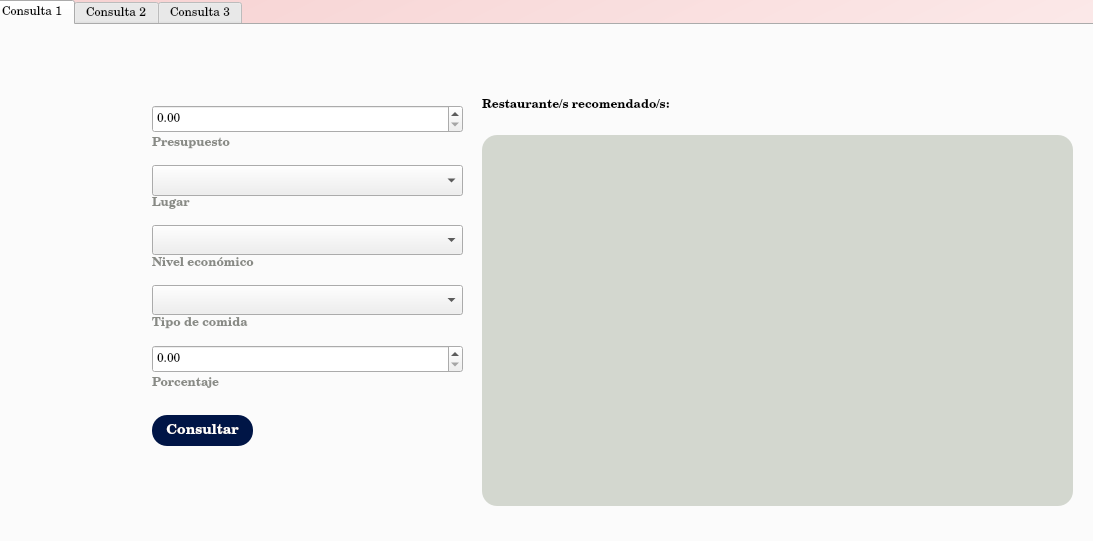
<?xml version="1.0" encoding="UTF-8"?>
<ui version="4.0">
 <class>Dialog</class>
 <widget class="QDialog" name="Dialog">
  <property name="geometry">
   <rect>
    <x>0</x>
    <y>0</y>
    <width>1093</width>
    <height>541</height>
   </rect>
  </property>
  <property name="windowTitle">
   <string>Restaurantes</string>
  </property>
  <property name="styleSheet">
   <string notr="true"/>
  </property>
  <widget class="QTabWidget" name="tabWidget_2">
   <property name="geometry">
    <rect>
     <x>-10</x>
     <y>0</y>
     <width>1111</width>
     <height>561</height>
    </rect>
   </property>
   <property name="font">
    <font>
     <family>Century Schoolbook L</family>
    </font>
   </property>
   <property name="styleSheet">
    <string notr="true">QPushButton{
border-radius: 20px;
background-color: transparent;
color: rgb(0,0,0);
font-family: Century SchoolBook L;
font-weight: bold;

}</string>
   </property>
   <property name="currentIndex">
    <number>0</number>
   </property>
   <widget class="QWidget" name="tab_2">
    <attribute name="title">
     <string>Consulta 1</string>
    </attribute>
    <widget class="QWidget" name="">
     <property name="geometry">
      <rect>
       <x>70</x>
       <y>60</y>
       <width>71</width>
       <height>311</height>
      </rect>
     </property>
     <layout class="QVBoxLayout" name="verticalLayout_icons">
      <item>
       <widget class="QPushButton" name="pushButton_budgetIcon">
        <property name="font">
         <font>
          <family>Century SchoolBook L</family>
          <weight>75</weight>
          <bold>true</bold>
         </font>
        </property>
        <property name="text">
         <string/>
        </property>
        <property name="icon">
         <iconset>
          <normaloff>../resources/budget_icon.png</normaloff>../resources/budget_icon.png</iconset>
        </property>
        <property name="iconSize">
         <size>
          <width>32</width>
          <height>32</height>
         </size>
        </property>
       </widget>
      </item>
      <item>
       <widget class="QPushButton" name="pushButton_cityIcon">
        <property name="text">
         <string/>
        </property>
        <property name="icon">
         <iconset>
          <normaloff>../resources/city_icon.png</normaloff>../resources/city_icon.png</iconset>
        </property>
        <property name="iconSize">
         <size>
          <width>32</width>
          <height>32</height>
         </size>
        </property>
       </widget>
      </item>
      <item>
       <widget class="QPushButton" name="pushButton_economyIcon">
        <property name="text">
         <string/>
        </property>
        <property name="icon">
         <iconset>
          <normaloff>../resources/economy_icon.png</normaloff>../resources/economy_icon.png</iconset>
        </property>
        <property name="iconSize">
         <size>
          <width>32</width>
          <height>32</height>
         </size>
        </property>
       </widget>
      </item>
      <item>
       <widget class="QPushButton" name="pushButton_foodIcon">
        <property name="text">
         <string/>
        </property>
        <property name="icon">
         <iconset>
          <normaloff>../resources/food_icon.png</normaloff>../resources/food_icon.png</iconset>
        </property>
        <property name="iconSize">
         <size>
          <width>32</width>
          <height>32</height>
         </size>
        </property>
       </widget>
      </item>
      <item>
       <widget class="QPushButton" name="pushButton_porcentageIcon">
        <property name="text">
         <string/>
        </property>
        <property name="icon">
         <iconset>
          <normaloff>../resources/porcentage_icon.png</normaloff>../resources/porcentage_icon.png</iconset>
        </property>
        <property name="iconSize">
         <size>
          <width>28</width>
          <height>28</height>
         </size>
        </property>
       </widget>
      </item>
     </layout>
    </widget>
    <widget class="QLabel" name="label_budget_restaurant">
     <property name="geometry">
      <rect>
       <x>160</x>
       <y>110</y>
       <width>101</width>
       <height>17</height>
      </rect>
     </property>
     <property name="styleSheet">
      <string notr="true">font-family: Century SchoolBook L;
color: rgb(136, 138, 133);
background: transparent;
border: none;
font-weight: bold;</string>
     </property>
     <property name="text">
      <string>Presupuesto</string>
     </property>
    </widget>
    <widget class="QComboBox" name="comboBox_3">
     <property name="geometry">
      <rect>
       <x>160</x>
       <y>260</y>
       <width>311</width>
       <height>30</height>
      </rect>
     </property>
    </widget>
    <widget class="QLabel" name="label_economy_level_restaurant">
     <property name="geometry">
      <rect>
       <x>160</x>
       <y>230</y>
       <width>131</width>
       <height>17</height>
      </rect>
     </property>
     <property name="styleSheet">
      <string notr="true">font-family: Century SchoolBook L;
color: rgb(136, 138, 133);
background: transparent;
border: none;
font-weight: bold;</string>
     </property>
     <property name="text">
      <string>Nivel económico</string>
     </property>
    </widget>
    <widget class="QLabel" name="label_type_of_food_restaurant">
     <property name="geometry">
      <rect>
       <x>160</x>
       <y>290</y>
       <width>121</width>
       <height>17</height>
      </rect>
     </property>
     <property name="styleSheet">
      <string notr="true">font-family: Century SchoolBook L;
color: rgb(136, 138, 133);
background: transparent;
border: none;
font-weight: bold;</string>
     </property>
     <property name="text">
      <string>Tipo de comida</string>
     </property>
    </widget>
    <widget class="QComboBox" name="comboBox_city_restaurant">
     <property name="geometry">
      <rect>
       <x>160</x>
       <y>200</y>
       <width>311</width>
       <height>30</height>
      </rect>
     </property>
     <property name="currentText">
      <string/>
     </property>
    </widget>
    <widget class="QLabel" name="label_city_restaurant">
     <property name="geometry">
      <rect>
       <x>160</x>
       <y>170</y>
       <width>61</width>
       <height>17</height>
      </rect>
     </property>
     <property name="styleSheet">
      <string notr="true">font-family: Century SchoolBook L;
color: rgb(136, 138, 133);
background: transparent;
border: none;
font-weight: bold;</string>
     </property>
     <property name="text">
      <string>Lugar</string>
     </property>
    </widget>
    <widget class="QLabel" name="label_porcentage_restaurant">
     <property name="geometry">
      <rect>
       <x>160</x>
       <y>350</y>
       <width>91</width>
       <height>17</height>
      </rect>
     </property>
     <property name="styleSheet">
      <string notr="true">font-family: Century SchoolBook L;
color: rgb(136, 138, 133);
background: transparent;
border: none;
font-weight: bold;</string>
     </property>
     <property name="text">
      <string>Porcentaje</string>
     </property>
    </widget>
    <widget class="QLabel" name="label_restaurant">
     <property name="geometry">
      <rect>
       <x>490</x>
       <y>60</y>
       <width>241</width>
       <height>41</height>
      </rect>
     </property>
     <property name="font">
      <font>
       <family>Century Schoolbook L</family>
       <weight>75</weight>
       <bold>true</bold>
      </font>
     </property>
     <property name="styleSheet">
      <string notr="true">background-color: transparent;</string>
     </property>
     <property name="text">
      <string>Restaurante/s recomendado/s:</string>
     </property>
    </widget>
    <widget class="QPushButton" name="pushButton_consult_restaurant">
     <property name="geometry">
      <rect>
       <x>160</x>
       <y>390</y>
       <width>101</width>
       <height>31</height>
      </rect>
     </property>
     <property name="font">
      <font>
       <family>CenturySchoolBook L</family>
       <pointsize>-1</pointsize>
       <weight>75</weight>
       <bold>true</bold>
      </font>
     </property>
     <property name="styleSheet">
      <string notr="true">QPushButton{
border-radius: 15px;
background-color: rgb(0, 21, 70);
color: rgb(255,255,255);
font-weight: bold;
font-family: CenturySchoolBook L;
font-size: 14px;
}


QPushButton:hover{
	background-color: rgb(114, 159, 207);

}</string>
     </property>
     <property name="text">
      <string>Consultar</string>
     </property>
    </widget>
    <widget class="QComboBox" name="comboBox_city_restaurant_2">
     <property name="geometry">
      <rect>
       <x>160</x>
       <y>140</y>
       <width>311</width>
       <height>31</height>
      </rect>
     </property>
     <property name="currentText">
      <string/>
     </property>
    </widget>
    <widget class="QDoubleSpinBox" name="doubleSpinBox_2">
     <property name="geometry">
      <rect>
       <x>160</x>
       <y>80</y>
       <width>311</width>
       <height>28</height>
      </rect>
     </property>
     <property name="font">
      <font>
       <family>Century Schoolbook L</family>
       <weight>50</weight>
       <bold>false</bold>
      </font>
     </property>
     <property name="styleSheet">
      <string notr="true"/>
     </property>
     <property name="maximum">
      <double>100.000000000000000</double>
     </property>
    </widget>
    <widget class="QDoubleSpinBox" name="doubleSpinBox_3">
     <property name="geometry">
      <rect>
       <x>160</x>
       <y>320</y>
       <width>311</width>
       <height>28</height>
      </rect>
     </property>
     <property name="font">
      <font>
       <family>Century Schoolbook L</family>
       <weight>50</weight>
       <bold>false</bold>
      </font>
     </property>
     <property name="styleSheet">
      <string notr="true"/>
     </property>
     <property name="maximum">
      <double>100.000000000000000</double>
     </property>
    </widget>
    <widget class="QLabel" name="label_result_disco_recommended_2">
     <property name="geometry">
      <rect>
       <x>490</x>
       <y>110</y>
       <width>591</width>
       <height>371</height>
      </rect>
     </property>
     <property name="styleSheet">
      <string notr="true">QLabel{
font-family: Century SchoolBook L;
border-radius: 15px;
background-color: rgb(211, 215, 207);
color: rgb(0,0,0);
}</string>
     </property>
     <property name="text">
      <string/>
     </property>
    </widget>
    <zorder></zorder>
    <zorder>label_budget_restaurant</zorder>
    <zorder>comboBox_3</zorder>
    <zorder>label_economy_level_restaurant</zorder>
    <zorder>label_type_of_food_restaurant</zorder>
    <zorder>comboBox_city_restaurant</zorder>
    <zorder>label_city_restaurant</zorder>
    <zorder>label_porcentage_restaurant</zorder>
    <zorder>pushButton_consult_restaurant</zorder>
    <zorder>comboBox_city_restaurant_2</zorder>
    <zorder>doubleSpinBox_2</zorder>
    <zorder>label_restaurant</zorder>
    <zorder>doubleSpinBox_3</zorder>
    <zorder>label_result_disco_recommended_2</zorder>
   </widget>
   <widget class="QWidget" name="tab_4">
    <attribute name="title">
     <string>Consulta 2</string>
    </attribute>
    <widget class="QComboBox" name="comboBox_name_of_restaurant">
     <property name="geometry">
      <rect>
       <x>180</x>
       <y>70</y>
       <width>271</width>
       <height>31</height>
      </rect>
     </property>
     <property name="currentText">
      <string/>
     </property>
    </widget>
    <widget class="QLabel" name="label_name_of_restaurant">
     <property name="geometry">
      <rect>
       <x>180</x>
       <y>110</y>
       <width>171</width>
       <height>17</height>
      </rect>
     </property>
     <property name="styleSheet">
      <string notr="true">font-family: Century SchoolBook L;
color: rgb(136, 138, 133);
background: transparent;
border: none;
font-weight: bold;</string>
     </property>
     <property name="text">
      <string>Nombre restaurante</string>
     </property>
    </widget>
    <widget class="QPushButton" name="pushButton_foodIcon_restaurant_2">
     <property name="geometry">
      <rect>
       <x>110</x>
       <y>70</y>
       <width>69</width>
       <height>32</height>
      </rect>
     </property>
     <property name="text">
      <string/>
     </property>
     <property name="icon">
      <iconset>
       <normaloff>../resources/food_icon.png</normaloff>../resources/food_icon.png</iconset>
     </property>
     <property name="iconSize">
      <size>
       <width>32</width>
       <height>32</height>
      </size>
     </property>
    </widget>
    <widget class="QPushButton" name="pushButton_consult_restaurant_2">
     <property name="geometry">
      <rect>
       <x>180</x>
       <y>150</y>
       <width>101</width>
       <height>31</height>
      </rect>
     </property>
     <property name="font">
      <font>
       <family>CenturySchoolBook L</family>
       <pointsize>-1</pointsize>
       <weight>75</weight>
       <bold>true</bold>
      </font>
     </property>
     <property name="styleSheet">
      <string notr="true">QPushButton{
border-radius: 15px;
background-color: rgb(0, 21, 70);
color: rgb(255,255,255);
font-weight: bold;
font-family: CenturySchoolBook L;
font-size: 14px;
}


QPushButton:hover{
	background-color: rgb(114, 159, 207);

}</string>
     </property>
     <property name="text">
      <string>Consultar</string>
     </property>
    </widget>
    <widget class="QLabel" name="label_restaurant_2">
     <property name="geometry">
      <rect>
       <x>490</x>
       <y>50</y>
       <width>241</width>
       <height>41</height>
      </rect>
     </property>
     <property name="font">
      <font>
       <family>Century Schoolbook L</family>
       <weight>75</weight>
       <bold>true</bold>
      </font>
     </property>
     <property name="styleSheet">
      <string notr="true">background-color: transparent;</string>
     </property>
     <property name="text">
      <string>Sector/es restaurante/s:</string>
     </property>
    </widget>
    <widget class="QLabel" name="label_result_restaurant_recommended">
     <property name="geometry">
      <rect>
       <x>490</x>
       <y>100</y>
       <width>591</width>
       <height>371</height>
      </rect>
     </property>
     <property name="styleSheet">
      <string notr="true">QLabel{
font-family: Century SchoolBook L;
border-radius: 15px;
background-color: rgb(211, 215, 207);
color: rgb(0,0,0);
}</string>
     </property>
     <property name="text">
      <string/>
     </property>
    </widget>
   </widget>
   <widget class="QWidget" name="tab">
    <attribute name="title">
     <string>Consulta 3</string>
    </attribute>
    <widget class="QLabel" name="label_budget_restaurant_3">
     <property name="geometry">
      <rect>
       <x>190</x>
       <y>110</y>
       <width>171</width>
       <height>17</height>
      </rect>
     </property>
     <property name="styleSheet">
      <string notr="true">font-family: Century SchoolBook L;
color: rgb(136, 138, 133);
background: transparent;
border: none;
font-weight: bold;</string>
     </property>
     <property name="text">
      <string>Nombre evento</string>
     </property>
    </widget>
    <widget class="QComboBox" name="comboBox_city_restaurant_4">
     <property name="geometry">
      <rect>
       <x>190</x>
       <y>70</y>
       <width>271</width>
       <height>31</height>
      </rect>
     </property>
     <property name="currentText">
      <string/>
     </property>
    </widget>
    <widget class="QPushButton" name="pushButton_budget_icon">
     <property name="geometry">
      <rect>
       <x>100</x>
       <y>150</y>
       <width>91</width>
       <height>51</height>
      </rect>
     </property>
     <property name="styleSheet">
      <string notr="true">QPushButton{
border-radius: 20px;
background-color: transparent;
color: rgb(0,0,0);
font-family: Century SchoolBook L;
font-weight: bold;

}</string>
     </property>
     <property name="text">
      <string/>
     </property>
     <property name="icon">
      <iconset>
       <normaloff>../resources/budget_icon.png</normaloff>../resources/budget_icon.png</iconset>
     </property>
     <property name="iconSize">
      <size>
       <width>32</width>
       <height>32</height>
      </size>
     </property>
    </widget>
    <widget class="QLabel" name="label_budget_restaurant_4">
     <property name="geometry">
      <rect>
       <x>190</x>
       <y>190</y>
       <width>171</width>
       <height>17</height>
      </rect>
     </property>
     <property name="styleSheet">
      <string notr="true">font-family: Century SchoolBook L;
color: rgb(136, 138, 133);
background: transparent;
border: none;
font-weight: bold;</string>
     </property>
     <property name="text">
      <string>Presupuesto</string>
     </property>
    </widget>
    <widget class="QDoubleSpinBox" name="doubleSpinBox_4">
     <property name="geometry">
      <rect>
       <x>190</x>
       <y>160</y>
       <width>271</width>
       <height>28</height>
      </rect>
     </property>
     <property name="font">
      <font>
       <family>Century Schoolbook L</family>
       <weight>50</weight>
       <bold>false</bold>
      </font>
     </property>
     <property name="styleSheet">
      <string notr="true"/>
     </property>
     <property name="maximum">
      <double>100.000000000000000</double>
     </property>
    </widget>
    <widget class="QSpinBox" name="spinBox_hour_restaurant_3">
     <property name="geometry">
      <rect>
       <x>190</x>
       <y>250</y>
       <width>271</width>
       <height>26</height>
      </rect>
     </property>
    </widget>
    <widget class="QLabel" name="label_hour_restaurant_3">
     <property name="geometry">
      <rect>
       <x>190</x>
       <y>280</y>
       <width>171</width>
       <height>17</height>
      </rect>
     </property>
     <property name="styleSheet">
      <string notr="true">font-family: Century SchoolBook L;
color: rgb(136, 138, 133);
background: transparent;
border: none;
font-weight: bold;</string>
     </property>
     <property name="text">
      <string>Hora cierre</string>
     </property>
    </widget>
    <widget class="QPushButton" name="pushButton_event_icon">
     <property name="geometry">
      <rect>
       <x>100</x>
       <y>60</y>
       <width>91</width>
       <height>51</height>
      </rect>
     </property>
     <property name="styleSheet">
      <string notr="true">QPushButton{
border-radius: 20px;
background-color: transparent;
color: rgb(0,0,0);
font-family: Century SchoolBook L;
font-weight: bold;

}</string>
     </property>
     <property name="text">
      <string/>
     </property>
     <property name="icon">
      <iconset>
       <normaloff>../resources/event_icon.png</normaloff>../resources/event_icon.png</iconset>
     </property>
     <property name="iconSize">
      <size>
       <width>32</width>
       <height>32</height>
      </size>
     </property>
    </widget>
    <widget class="QPushButton" name="pushButton_hour_icon">
     <property name="geometry">
      <rect>
       <x>100</x>
       <y>240</y>
       <width>91</width>
       <height>51</height>
      </rect>
     </property>
     <property name="styleSheet">
      <string notr="true">QPushButton{
border-radius: 20px;
background-color: transparent;
color: rgb(0,0,0);
font-family: Century SchoolBook L;
font-weight: bold;

}</string>
     </property>
     <property name="text">
      <string/>
     </property>
     <property name="icon">
      <iconset>
       <normaloff>../resources/hour_icon.png</normaloff>../resources/hour_icon.png</iconset>
     </property>
     <property name="iconSize">
      <size>
       <width>32</width>
       <height>32</height>
      </size>
     </property>
    </widget>
    <widget class="QPushButton" name="pushButton_consult_restaurant_3">
     <property name="geometry">
      <rect>
       <x>190</x>
       <y>320</y>
       <width>101</width>
       <height>31</height>
      </rect>
     </property>
     <property name="font">
      <font>
       <family>CenturySchoolBook L</family>
       <pointsize>-1</pointsize>
       <weight>75</weight>
       <bold>true</bold>
      </font>
     </property>
     <property name="styleSheet">
      <string notr="true">QPushButton{
border-radius: 15px;
background-color: rgb(0, 21, 70);
color: rgb(255,255,255);
font-weight: bold;
font-family: CenturySchoolBook L;
font-size: 14px;
}


QPushButton:hover{
	background-color: rgb(114, 159, 207);

}</string>
     </property>
     <property name="text">
      <string>Consultar</string>
     </property>
    </widget>
    <widget class="QLabel" name="label_recommended_restaurant_3">
     <property name="geometry">
      <rect>
       <x>490</x>
       <y>50</y>
       <width>261</width>
       <height>41</height>
      </rect>
     </property>
     <property name="font">
      <font>
       <family>Century Schoolbook L</family>
       <weight>75</weight>
       <bold>true</bold>
      </font>
     </property>
     <property name="styleSheet">
      <string notr="true">background-color: transparent;</string>
     </property>
     <property name="text">
      <string>Restaurante/s recomendado/s:</string>
     </property>
    </widget>
    <widget class="QLabel" name="label_result_disco_recommended">
     <property name="geometry">
      <rect>
       <x>490</x>
       <y>100</y>
       <width>591</width>
       <height>371</height>
      </rect>
     </property>
     <property name="styleSheet">
      <string notr="true">QLabel{
font-family: Century SchoolBook L;
border-radius: 15px;
background-color: rgb(211, 215, 207);
color: rgb(0,0,0);
}</string>
     </property>
     <property name="text">
      <string/>
     </property>
    </widget>
   </widget>
  </widget>
  <widget class="QLabel" name="label">
   <property name="geometry">
    <rect>
     <x>0</x>
     <y>0</y>
     <width>1111</width>
     <height>541</height>
    </rect>
   </property>
   <property name="styleSheet">
    <string notr="true">background-color:qlineargradient(spread:pad, x1:0, y1:0, x2:1, y2:1, stop:0 rgba(247, 209, 209, 255), stop:1 rgba(255, 255, 255, 255));</string>
   </property>
   <property name="text">
    <string/>
   </property>
  </widget>
  <zorder>label</zorder>
  <zorder>tabWidget_2</zorder>
 </widget>
 <resources/>
 <connections/>
</ui>
